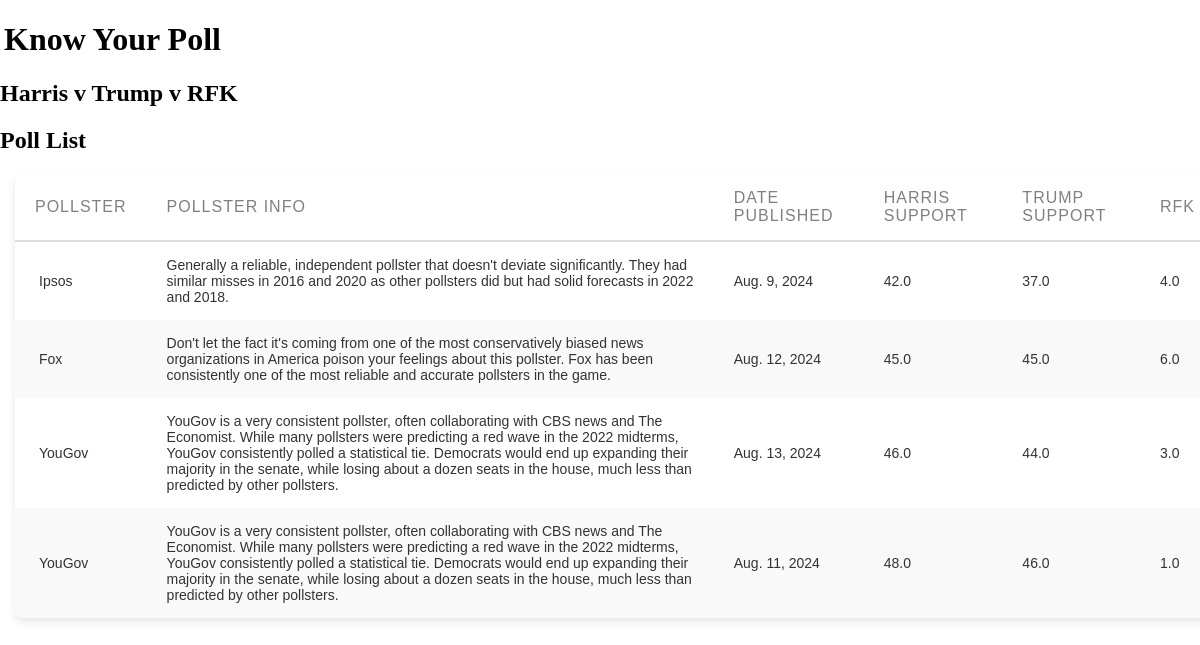
The app's page /three-way-race with its own data.
### main/models.py (models this page shows, shortened)
class Poll(models.Model):
    harris_support = models.FloatField(null=False)
    trump_support = models.FloatField(null=False)
    third_party_support = models.FloatField(null=True, blank=True)
    region = models.CharField(null=False,max_length=50)
    date_published = models.DateField()
    link_to_poll = models.URLField(null=True)
    type_of_voters = models.CharField(max_length=50)
    number_of_respondents = models.IntegerField()
    pollster = models.ForeignKey(Pollster, on_delete=models.CASCADE,related_name="polls") #if pollster is deleted, models.CASCADE makes it so all polls by said pollster are also deleted.
    margin = models.IntegerField()

class Pollster(models.Model):
    name_of_pollster = models.CharField(max_length=75)
    info = models.TextField()
    quality_of_pollster = models.IntegerField(validators=[MinValueValidator(1), MaxValueValidator(5)])

### main/views.py (the view)
# urls.py: path("three-way-race", views.Homepage_Three_Way.as_view(),name="threeway"),
class Homepage_Three_Way(ListView):
    template_name = "main/home_page_threeway.html"
    model = Poll
    context_object_name = "polls"
    def get_queryset(self):
        base_query = super().get_queryset()
        data = base_query.filter(third_party_support__isnull=False)
        return data

### main/templates/main/home_page_threeway.html (shortened to what this page needs)
{% extends "main/base.html" %}
{% load static %}
{% block css_styles %}
  <link rel="stylesheet" href="{% static "main/homepage.css" %}">
{% endblock %}
{% block content %}
<header id ="main-nav">
  <h1><a href="{% url "home"%}">Know Your Poll</a></h1>
</header>
<h2>Harris v Trump v RFK</h2>
<h2>Poll List</h2>
<table>
    <thead>
        <tr>
            <th>Pollster</th>
            <th>Pollster info</th>
            <th>Date Published</th>
            <th>Harris Support</th>
            <th>Trump Support</th>
            <th>RFK</th>
        </tr>
    </thead>
    <tbody>
        {% for poll in polls %}
        <tr>
            <td><a href={{poll.link_to_poll}} style="text-decoration:none">{{ poll.pollster.name_of_pollster }}</a></td>
            <td>{{poll.pollster.info}}</td>
            <td>{{ poll.date_published }}</td>
            <td>{{ poll.harris_support }}</td>
            <td>{{ poll.trump_support }}</td>
            <td>{{ poll.third_party_support }}</td>
        </tr>
        {% endfor %}
    </tbody>
</table>
{% endblock %}

### main/static/main/homepage.css (style rules this page uses)
html { margin:0; padding:0; }
body { margin:0; padding:0; }
table { margin: 15px; width: 100%; border-collapse: collapse; box-shadow: 0 4px 8px rgba(0, 0, 0, 0.1); background-color: #ffffff; border-radius: 8px; overflow: hidden; font-family: 'Arial', sans-serif; }
th, td { padding: 15px 20px; text-align: left; }
th { background-color: transparent; color: grey; font-weight: normal; letter-spacing: 1px; text-transform: uppercase; border-bottom: 2px solid #dddddd; }
tr:nth-child(even) { background-color: #f9f9f9; }
td { border-right: none; font-size: 14px; color: #333333; }
td:last-child { border-right: none; }
tr:last-child td { border-bottom: none; }
a { color:inherit; text-decoration:none; padding:2px 4px; cursor:pointer; }

### records on screen
Poll: pollster.name_of_pollster "Ipsos", pollster.info "Generally a reliable, independent pollster that doesn't deviate significantly. They had similar misses in 2016 and 2020 as other pollsters did but had solid forecasts in 2022 and 2018.", date_published "Aug. 9, 2024", harris_support "42.0", trump_support "37.0", third_party_support "4.0"
Poll: pollster.name_of_pollster "Fox", pollster.info "Don't let the fact it's coming from one of the most conservatively biased news organizations in America poison your feelings about this pollster. Fox has been consistently one of the most reliable and accurate pollsters in the game.", date_published "Aug. 12, 2024", harris_support "45.0", trump_support "45.0", third_party_support "6.0"
Poll: pollster.name_of_pollster "YouGov", pollster.info "YouGov is a very consistent pollster, often collaborating with CBS news and The Economist. While many pollsters were predicting a red wave in the 2022 midterms, YouGov consistently polled a statistical tie. Democrats would end up expanding their majority in the senate, while losing about a dozen seats in the house, much less than predicted by other pollsters.", date_published "Aug. 13, 2024", harris_support "46.0", trump_support "44.0", third_party_support "3.0"
Poll: pollster.name_of_pollster "YouGov", pollster.info "YouGov is a very consistent pollster, often collaborating with CBS news and The Economist. While many pollsters were predicting a red wave in the 2022 midterms, YouGov consistently polled a statistical tie. Democrats would end up expanding their majority in the senate, while losing about a dozen seats in the house, much less than predicted by other pollsters.", date_published "Aug. 11, 2024", harris_support "48.0", trump_support "46.0", third_party_support "1.0"
